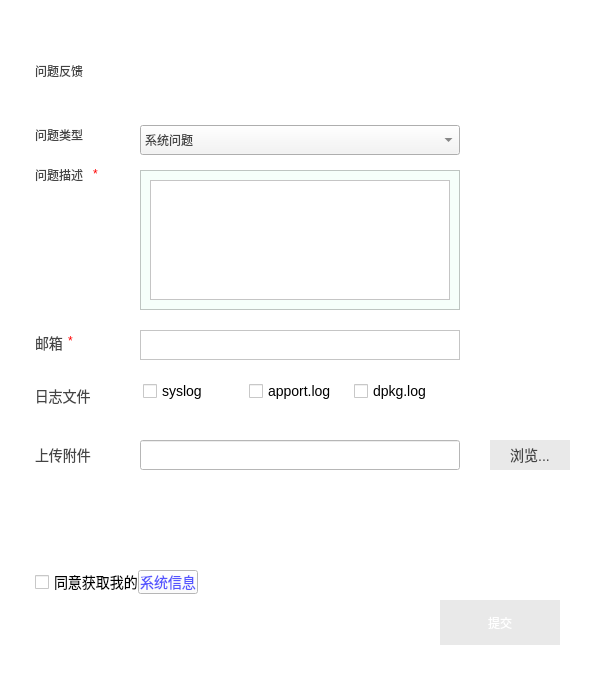
<?xml version="1.0" encoding="UTF-8"?>
<ui version="4.0">
 <class>feedback</class>
 <widget class="QMainWindow" name="feedback">
  <property name="geometry">
   <rect>
    <x>0</x>
    <y>0</y>
    <width>600</width>
    <height>695</height>
   </rect>
  </property>
  <property name="sizePolicy">
   <sizepolicy hsizetype="Expanding" vsizetype="Expanding">
    <horstretch>0</horstretch>
    <verstretch>0</verstretch>
   </sizepolicy>
  </property>
  <property name="minimumSize">
   <size>
    <width>600</width>
    <height>695</height>
   </size>
  </property>
  <property name="maximumSize">
   <size>
    <width>600</width>
    <height>1000</height>
   </size>
  </property>
  <property name="sizeIncrement">
   <size>
    <width>0</width>
    <height>0</height>
   </size>
  </property>
  <property name="windowTitle">
   <string>feedback</string>
  </property>
  <property name="styleSheet">
   <string notr="true">background-color: rgb(255, 255, 255);</string>
  </property>
  <widget class="QWidget" name="centralwidget">
   <widget class="QLabel" name="label">
    <property name="geometry">
     <rect>
      <x>35</x>
      <y>50</y>
      <width>101</width>
      <height>41</height>
     </rect>
    </property>
    <property name="styleSheet">
     <string notr="true">font: 24px &quot;Sans Serif&quot;;
color: rgb(68, 68, 68);</string>
    </property>
    <property name="text">
     <string>问题反馈</string>
    </property>
   </widget>
   <widget class="QComboBox" name="comboBox">
    <property name="geometry">
     <rect>
      <x>140</x>
      <y>125</y>
      <width>320</width>
      <height>30</height>
     </rect>
    </property>
    <property name="styleSheet">
     <string notr="true">background-color: rgb(244, 244, 244);
color: rgb(68, 68, 68);
font: 14px &quot;Sans Serif&quot;;</string>
    </property>
    <item>
     <property name="text">
      <string>系统问题</string>
     </property>
    </item>
    <item>
     <property name="text">
      <string>意见建议</string>
     </property>
    </item>
    <item>
     <property name="text">
      <string>商务合作</string>
     </property>
    </item>
    <item>
     <property name="text">
      <string>其他</string>
     </property>
    </item>
   </widget>
   <widget class="QLabel" name="label_3">
    <property name="geometry">
     <rect>
      <x>35</x>
      <y>165</y>
      <width>61</width>
      <height>20</height>
     </rect>
    </property>
    <property name="styleSheet">
     <string notr="true">font: 14px &quot;Sans Serif&quot;;
color: rgb(68, 68, 68);
</string>
    </property>
    <property name="text">
     <string>问题描述</string>
    </property>
   </widget>
   <widget class="QFrame" name="frame">
    <property name="geometry">
     <rect>
      <x>140</x>
      <y>170</y>
      <width>320</width>
      <height>140</height>
     </rect>
    </property>
    <property name="styleSheet">
     <string notr="true">background-color: rgb(246, 255, 250);</string>
    </property>
    <property name="frameShape">
     <enum>QFrame::StyledPanel</enum>
    </property>
    <property name="frameShadow">
     <enum>QFrame::Raised</enum>
    </property>
    <widget class="QTextEdit" name="textEdit">
     <property name="geometry">
      <rect>
       <x>10</x>
       <y>10</y>
       <width>300</width>
       <height>120</height>
      </rect>
     </property>
     <property name="toolTip">
      <string>&lt;html&gt;&lt;head/&gt;&lt;body&gt;&lt;p&gt;dfddfd&lt;/p&gt;&lt;/body&gt;&lt;/html&gt;</string>
     </property>
     <property name="whatsThis">
      <string>&lt;html&gt;&lt;head/&gt;&lt;body&gt;&lt;p&gt;uyghjg&lt;/p&gt;&lt;/body&gt;&lt;/html&gt;</string>
     </property>
     <property name="styleSheet">
      <string notr="true">background-color: rgb(255, 255, 255);</string>
     </property>
     <property name="html">
      <string>&lt;!DOCTYPE HTML PUBLIC &quot;-//W3C//DTD HTML 4.0//EN&quot; &quot;http://www.w3.org/TR/REC-html40/strict.dtd&quot;&gt;
&lt;html&gt;&lt;head&gt;&lt;meta name=&quot;qrichtext&quot; content=&quot;1&quot; /&gt;&lt;style type=&quot;text/css&quot;&gt;
p, li { white-space: pre-wrap; }
&lt;/style&gt;&lt;/head&gt;&lt;body style=&quot; font-family:'Sans Serif'; font-size:9pt; font-weight:400; font-style:normal;&quot;&gt;
&lt;p style=&quot;-qt-paragraph-type:empty; margin-top:0px; margin-bottom:0px; margin-left:0px; margin-right:0px; -qt-block-indent:0; text-indent:0px; font-family:'Sans Serif';&quot;&gt;&lt;br /&gt;&lt;/p&gt;&lt;/body&gt;&lt;/html&gt;</string>
     </property>
    </widget>
   </widget>
   <widget class="QLabel" name="label_4">
    <property name="geometry">
     <rect>
      <x>35</x>
      <y>331</y>
      <width>32</width>
      <height>23</height>
     </rect>
    </property>
    <property name="styleSheet">
     <string notr="true">font: 14px;
color: rgb(68, 68, 68);
</string>
    </property>
    <property name="text">
     <string>邮箱</string>
    </property>
   </widget>
   <widget class="QLabel" name="label_5">
    <property name="geometry">
     <rect>
      <x>93</x>
      <y>166</y>
      <width>16</width>
      <height>16</height>
     </rect>
    </property>
    <property name="styleSheet">
     <string notr="true">font: 11pt &quot;Sans Serif&quot;;
color: rgb(255, 0, 0);</string>
    </property>
    <property name="text">
     <string>*</string>
    </property>
   </widget>
   <widget class="QLabel" name="label_6">
    <property name="geometry">
     <rect>
      <x>68</x>
      <y>333</y>
      <width>16</width>
      <height>16</height>
     </rect>
    </property>
    <property name="styleSheet">
     <string notr="true">font: 11pt &quot;Sans Serif&quot;;
color: rgb(255, 0, 0);</string>
    </property>
    <property name="text">
     <string>*</string>
    </property>
   </widget>
   <widget class="QTextEdit" name="textEdit_2">
    <property name="geometry">
     <rect>
      <x>140</x>
      <y>330</y>
      <width>320</width>
      <height>30</height>
     </rect>
    </property>
   </widget>
   <widget class="QLabel" name="label_7">
    <property name="geometry">
     <rect>
      <x>35</x>
      <y>440</y>
      <width>61</width>
      <height>30</height>
     </rect>
    </property>
    <property name="styleSheet">
     <string notr="true">font: 14px ;
color: rgb(68, 68, 68);
</string>
    </property>
    <property name="text">
     <string>上传附件</string>
    </property>
   </widget>
   <widget class="QLineEdit" name="lineEdit">
    <property name="geometry">
     <rect>
      <x>140</x>
      <y>440</y>
      <width>320</width>
      <height>30</height>
     </rect>
    </property>
    <property name="text">
     <string/>
    </property>
   </widget>
   <widget class="browse_button" name="pushButton">
    <property name="geometry">
     <rect>
      <x>490</x>
      <y>440</y>
      <width>80</width>
      <height>30</height>
     </rect>
    </property>
    <property name="styleSheet">
     <string notr="true">font: 14px;
background-color: rgb(233, 233, 233);
color: rgb(68, 68, 68);
border:4px ;</string>
    </property>
    <property name="text">
     <string>浏览...</string>
    </property>
   </widget>
   <widget class="QCheckBox" name="checkBox_4">
    <property name="geometry">
     <rect>
      <x>35</x>
      <y>570</y>
      <width>121</width>
      <height>24</height>
     </rect>
    </property>
    <property name="minimumSize">
     <size>
      <width>121</width>
      <height>24</height>
     </size>
    </property>
    <property name="maximumSize">
     <size>
      <width>121</width>
      <height>24</height>
     </size>
    </property>
    <property name="styleSheet">
     <string notr="true">font: 14px;</string>
    </property>
    <property name="text">
     <string>同意获取我的</string>
    </property>
   </widget>
   <widget class="QPushButton" name="pushButton_2">
    <property name="geometry">
     <rect>
      <x>440</x>
      <y>600</y>
      <width>120</width>
      <height>45</height>
     </rect>
    </property>
    <property name="minimumSize">
     <size>
      <width>120</width>
      <height>45</height>
     </size>
    </property>
    <property name="maximumSize">
     <size>
      <width>120</width>
      <height>45</height>
     </size>
    </property>
    <property name="styleSheet">
     <string notr="true">font: 18pt &quot;Sans Serif&quot;;
color: rgb(255, 255, 255);
background-color: rgb(233, 233, 233);
border:4px ;</string>
    </property>
    <property name="text">
     <string>提交</string>
    </property>
   </widget>
   <widget class="systeminfo_button" name="pushButton_3">
    <property name="geometry">
     <rect>
      <x>138</x>
      <y>570</y>
      <width>60</width>
      <height>24</height>
     </rect>
    </property>
    <property name="minimumSize">
     <size>
      <width>51</width>
      <height>24</height>
     </size>
    </property>
    <property name="maximumSize">
     <size>
      <width>60</width>
      <height>24</height>
     </size>
    </property>
    <property name="styleSheet">
     <string notr="true">font: 14px;
color: rgb(85, 85, 255);</string>
    </property>
    <property name="text">
     <string>系统信息</string>
    </property>
   </widget>
   <widget class="QLabel" name="label_2">
    <property name="geometry">
     <rect>
      <x>35</x>
      <y>125</y>
      <width>61</width>
      <height>20</height>
     </rect>
    </property>
    <property name="styleSheet">
     <string notr="true">font: 14px &quot;Sans Serif&quot;;
color: rgb(68, 68, 68);
</string>
    </property>
    <property name="text">
     <string>问题类型</string>
    </property>
   </widget>
   <widget class="QWidget" name="verticalWidget" native="true">
    <property name="geometry">
     <rect>
      <x>100</x>
      <y>603</y>
      <width>181</width>
      <height>80</height>
     </rect>
    </property>
    <property name="minimumSize">
     <size>
      <width>181</width>
      <height>80</height>
     </size>
    </property>
    <property name="maximumSize">
     <size>
      <width>181</width>
      <height>80</height>
     </size>
    </property>
    <property name="styleSheet">
     <string notr="true"/>
    </property>
    <widget class="QLabel" name="label_10">
     <property name="geometry">
      <rect>
       <x>9</x>
       <y>9</y>
       <width>171</width>
       <height>17</height>
      </rect>
     </property>
     <property name="styleSheet">
      <string notr="true">border-color: rgb(255, 255, 255);</string>
     </property>
     <property name="text">
      <string/>
     </property>
    </widget>
    <widget class="QLabel" name="label_12">
     <property name="geometry">
      <rect>
       <x>9</x>
       <y>32</y>
       <width>171</width>
       <height>17</height>
      </rect>
     </property>
     <property name="styleSheet">
      <string notr="true">border-color: rgb(255, 255, 255);</string>
     </property>
     <property name="text">
      <string/>
     </property>
    </widget>
    <widget class="QLabel" name="label_11">
     <property name="geometry">
      <rect>
       <x>9</x>
       <y>55</y>
       <width>163</width>
       <height>16</height>
      </rect>
     </property>
     <property name="styleSheet">
      <string notr="true">border-color: rgb(255, 255, 255);</string>
     </property>
     <property name="text">
      <string/>
     </property>
    </widget>
   </widget>
   <widget class="QWidget" name="layoutWidget">
    <property name="geometry">
     <rect>
      <x>143</x>
      <y>380</y>
      <width>311</width>
      <height>31</height>
     </rect>
    </property>
    <layout class="QHBoxLayout" name="horizontalLayout">
     <property name="sizeConstraint">
      <enum>QLayout::SetMinAndMaxSize</enum>
     </property>
     <item>
      <widget class="QCheckBox" name="checkBox">
       <property name="styleSheet">
        <string notr="true">font: 14px;</string>
       </property>
       <property name="text">
        <string>syslog</string>
       </property>
      </widget>
     </item>
     <item>
      <widget class="QCheckBox" name="checkBox_2">
       <property name="styleSheet">
        <string notr="true">font: 14px ;</string>
       </property>
       <property name="text">
        <string>apport.log</string>
       </property>
      </widget>
     </item>
     <item>
      <widget class="QCheckBox" name="checkBox_3">
       <property name="styleSheet">
        <string notr="true">font: 14px;</string>
       </property>
       <property name="text">
        <string>dpkg.log</string>
       </property>
      </widget>
     </item>
    </layout>
   </widget>
   <widget class="QLabel" name="label_8">
    <property name="geometry">
     <rect>
      <x>27</x>
      <y>384</y>
      <width>71</width>
      <height>23</height>
     </rect>
    </property>
    <property name="styleSheet">
     <string notr="true">font: 14px;
background-color: rgb(255, 255, 255);
color: rgb(68, 68, 68);
</string>
    </property>
    <property name="text">
     <string>  日志文件</string>
    </property>
   </widget>
  </widget>
 </widget>
 <customwidgets>
  <customwidget>
   <class>systeminfo_button</class>
   <extends>QPushButton</extends>
   <header location="global">systeminfo_button.h</header>
  </customwidget>
  <customwidget>
   <class>browse_button</class>
   <extends>QPushButton</extends>
   <header location="global">browse_button.h</header>
  </customwidget>
 </customwidgets>
 <resources/>
 <connections/>
</ui>
